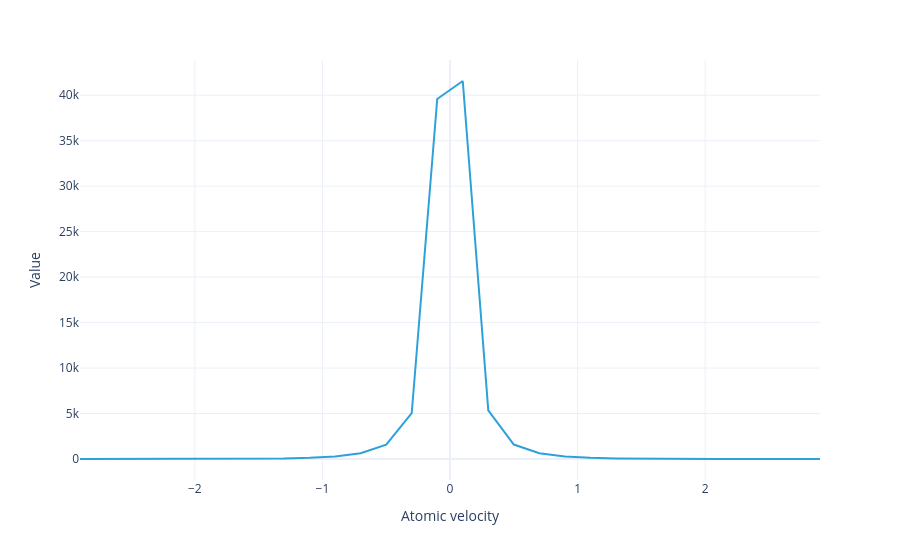

Notebook source saved alongside this figure:
### Markdown cell above
The solution can be visualized in several ways. Plot the flux for each velocity bin:

### Code cell
#|notest
model.flux(sol).visualize()

### Figure 1 — Plotly figure (JSON) as saved in the notebook; plotly's stock layout.template omitted (floating-point values rounded to 4 significant figures)
{"data": [{"hovertemplate": "Atomic velocity=%{x}<br>Value=%{y}<extra></extra>", "legendgroup": "", "line": {"color": "#2fa1da", "dash": "solid"}, "marker": {"symbol": "circle"}, "mode": "lines", "name": "", "orientation": "v", "showlegend": false, "type": "scatter", "x": [-2.9, -2.7, -2.5, -2.3, -2.1, -1.9, -1.7, -1.5, -1.3, -1.1, -0.9, -0.7, -0.5, -0.3, -0.1, 0.1, 0.3, 0.5, 0.7, 0.9, 1.1, 1.3, 1.5, 1.7, 1.9, 2.1, 2.3, 2.5, 2.7, 2.9], "xaxis": "x", "y": [0.0155, 0.05381, 0.1746, 0.5303, 1.511, 4.054, 10.28, 24.76, 57.15, 127.9, 282.8, 638.9, 1578.0, 5035.0, 39580.0, 41560.0, 5352.0, 1591.0, 640.9, 283.2, 128.0, 57.19, 24.78, 10.28, 4.056, 1.512, 0.5304, 0.1746, 0.05383, 0.0155], "yaxis": "y"}], "layout": {"legend": {"title": {}, "tracegroupgap": 0}, "margin": {"t": 60}, "xaxis": {"anchor": "y", "domain": [0, 1], "title": {"text": "Atomic velocity"}}, "yaxis": {"anchor": "x", "domain": [0, 1], "title": {"text": "Value"}}}}
